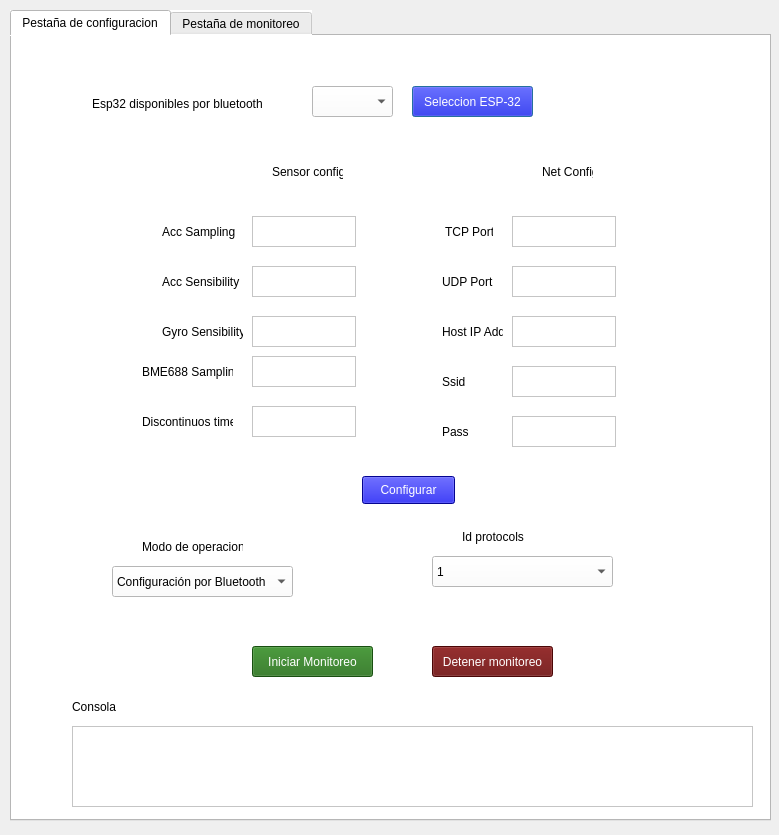
<?xml version="1.0" encoding="UTF-8"?>
<ui version="4.0">
 <class>Dialog</class>
 <widget class="QDialog" name="Dialog">
  <property name="geometry">
   <rect>
    <x>0</x>
    <y>0</y>
    <width>779</width>
    <height>835</height>
   </rect>
  </property>
  <property name="windowTitle">
   <string>Dialog</string>
  </property>
  <widget class="QTabWidget" name="Pestana_principal">
   <property name="geometry">
    <rect>
     <x>10</x>
     <y>10</y>
     <width>761</width>
     <height>811</height>
    </rect>
   </property>
   <property name="styleSheet">
    <string notr="true">background-color: rgb(255, 255, 255);</string>
   </property>
   <property name="currentIndex">
    <number>0</number>
   </property>
   <widget class="QWidget" name="tab">
    <attribute name="title">
     <string>Pestaña de configuracion</string>
    </attribute>
    <widget class="QComboBox" name="selec_esp">
     <property name="geometry">
      <rect>
       <x>300</x>
       <y>50</y>
       <width>81</width>
       <height>31</height>
      </rect>
     </property>
     <property name="styleSheet">
      <string notr="true">background-color: rgb(255, 255, 255);</string>
     </property>
    </widget>
    <widget class="QPushButton" name="boton_configuracion_3">
     <property name="geometry">
      <rect>
       <x>400</x>
       <y>50</y>
       <width>121</width>
       <height>31</height>
      </rect>
     </property>
     <property name="styleSheet">
      <string notr="true">background-color: rgb(5, 5, 203);
color: rgb(255, 255, 255);</string>
     </property>
     <property name="text">
      <string>Seleccion ESP-32</string>
     </property>
    </widget>
    <widget class="QPushButton" name="boton_configuracion">
     <property name="geometry">
      <rect>
       <x>350</x>
       <y>440</y>
       <width>93</width>
       <height>28</height>
      </rect>
     </property>
     <property name="styleSheet">
      <string notr="true">background-color: rgb(5, 5, 203);
color: rgb(255, 255, 255);</string>
     </property>
     <property name="text">
      <string>Configurar</string>
     </property>
    </widget>
    <widget class="QLabel" name="label_7">
     <property name="geometry">
      <rect>
       <x>150</x>
       <y>180</y>
       <width>81</width>
       <height>31</height>
      </rect>
     </property>
     <property name="text">
      <string>Acc Sampling</string>
     </property>
    </widget>
    <widget class="QTextEdit" name="text_acc_sampling">
     <property name="geometry">
      <rect>
       <x>240</x>
       <y>180</y>
       <width>104</width>
       <height>31</height>
      </rect>
     </property>
    </widget>
    <widget class="QTextEdit" name="text_acc_sensibity">
     <property name="geometry">
      <rect>
       <x>240</x>
       <y>230</y>
       <width>104</width>
       <height>31</height>
      </rect>
     </property>
    </widget>
    <widget class="QLabel" name="label_1">
     <property name="geometry">
      <rect>
       <x>80</x>
       <y>60</y>
       <width>181</width>
       <height>16</height>
      </rect>
     </property>
     <property name="styleSheet">
      <string notr="true">color: rgb(0, 0, 0);

</string>
     </property>
     <property name="text">
      <string>Esp32 disponibles por bluetooth</string>
     </property>
    </widget>
    <widget class="QLabel" name="label_9">
     <property name="geometry">
      <rect>
       <x>150</x>
       <y>230</y>
       <width>81</width>
       <height>31</height>
      </rect>
     </property>
     <property name="text">
      <string>Acc Sensibility</string>
     </property>
    </widget>
    <widget class="QTextEdit" name="text_gyro_sensibility">
     <property name="geometry">
      <rect>
       <x>240</x>
       <y>280</y>
       <width>104</width>
       <height>31</height>
      </rect>
     </property>
    </widget>
    <widget class="QLabel" name="label_11">
     <property name="geometry">
      <rect>
       <x>150</x>
       <y>280</y>
       <width>81</width>
       <height>31</height>
      </rect>
     </property>
     <property name="text">
      <string>Gyro Sensibility</string>
     </property>
    </widget>
    <widget class="QLabel" name="label_20">
     <property name="geometry">
      <rect>
       <x>130</x>
       <y>320</y>
       <width>91</width>
       <height>31</height>
      </rect>
     </property>
     <property name="text">
      <string>BME688 Sampling</string>
     </property>
    </widget>
    <widget class="QTextEdit" name="textEdit_18">
     <property name="geometry">
      <rect>
       <x>240</x>
       <y>320</y>
       <width>104</width>
       <height>31</height>
      </rect>
     </property>
    </widget>
    <widget class="QLabel" name="label_27">
     <property name="geometry">
      <rect>
       <x>130</x>
       <y>370</y>
       <width>91</width>
       <height>31</height>
      </rect>
     </property>
     <property name="text">
      <string>Discontinuos time</string>
     </property>
    </widget>
    <widget class="QTextEdit" name="text_disc_time">
     <property name="geometry">
      <rect>
       <x>240</x>
       <y>370</y>
       <width>104</width>
       <height>31</height>
      </rect>
     </property>
    </widget>
    <widget class="QTextEdit" name="text_tcp_port">
     <property name="geometry">
      <rect>
       <x>500</x>
       <y>180</y>
       <width>104</width>
       <height>31</height>
      </rect>
     </property>
     <property name="inputMethodHints">
      <set>Qt::ImhDigitsOnly</set>
     </property>
    </widget>
    <widget class="QLabel" name="label_8">
     <property name="geometry">
      <rect>
       <x>430</x>
       <y>180</y>
       <width>51</width>
       <height>31</height>
      </rect>
     </property>
     <property name="text">
      <string> TCP Port</string>
     </property>
    </widget>
    <widget class="QTextEdit" name="text_udp_port">
     <property name="geometry">
      <rect>
       <x>500</x>
       <y>230</y>
       <width>104</width>
       <height>31</height>
      </rect>
     </property>
    </widget>
    <widget class="QLabel" name="label_10">
     <property name="geometry">
      <rect>
       <x>430</x>
       <y>230</y>
       <width>61</width>
       <height>31</height>
      </rect>
     </property>
     <property name="text">
      <string>UDP Port</string>
     </property>
    </widget>
    <widget class="QTextEdit" name="text_host_ip">
     <property name="geometry">
      <rect>
       <x>500</x>
       <y>280</y>
       <width>104</width>
       <height>31</height>
      </rect>
     </property>
    </widget>
    <widget class="QLabel" name="label_12">
     <property name="geometry">
      <rect>
       <x>430</x>
       <y>280</y>
       <width>61</width>
       <height>31</height>
      </rect>
     </property>
     <property name="text">
      <string>Host IP Addr</string>
     </property>
    </widget>
    <widget class="QTextEdit" name="text_ssid">
     <property name="geometry">
      <rect>
       <x>500</x>
       <y>330</y>
       <width>104</width>
       <height>31</height>
      </rect>
     </property>
    </widget>
    <widget class="QLabel" name="label_26">
     <property name="geometry">
      <rect>
       <x>430</x>
       <y>330</y>
       <width>61</width>
       <height>31</height>
      </rect>
     </property>
     <property name="text">
      <string>Ssid</string>
     </property>
    </widget>
    <widget class="QTextEdit" name="text_pass">
     <property name="geometry">
      <rect>
       <x>500</x>
       <y>380</y>
       <width>104</width>
       <height>31</height>
      </rect>
     </property>
    </widget>
    <widget class="QLabel" name="label_28">
     <property name="geometry">
      <rect>
       <x>430</x>
       <y>380</y>
       <width>61</width>
       <height>31</height>
      </rect>
     </property>
     <property name="text">
      <string>Pass</string>
     </property>
    </widget>
    <widget class="QLabel" name="label_3">
     <property name="geometry">
      <rect>
       <x>530</x>
       <y>120</y>
       <width>51</width>
       <height>31</height>
      </rect>
     </property>
     <property name="text">
      <string>Net Config</string>
     </property>
    </widget>
    <widget class="QLabel" name="label_2">
     <property name="geometry">
      <rect>
       <x>260</x>
       <y>120</y>
       <width>71</width>
       <height>31</height>
      </rect>
     </property>
     <property name="text">
      <string>Sensor config</string>
     </property>
    </widget>
    <widget class="QTextEdit" name="consola_1">
     <property name="geometry">
      <rect>
       <x>60</x>
       <y>690</y>
       <width>681</width>
       <height>81</height>
      </rect>
     </property>
     <property name="styleSheet">
      <string notr="true">background-color: rgb(255, 255, 255);</string>
     </property>
    </widget>
    <widget class="QLabel" name="label_31">
     <property name="geometry">
      <rect>
       <x>60</x>
       <y>660</y>
       <width>141</width>
       <height>21</height>
      </rect>
     </property>
     <property name="styleSheet">
      <string notr="true">color: rgb(0, 0, 0);

</string>
     </property>
     <property name="text">
      <string>Consola</string>
     </property>
    </widget>
    <widget class="QPushButton" name="boton_inicio">
     <property name="geometry">
      <rect>
       <x>240</x>
       <y>610</y>
       <width>121</width>
       <height>31</height>
      </rect>
     </property>
     <property name="styleSheet">
      <string notr="true">background-color: rgb(34, 111, 22);
color: rgb(255, 255, 255);</string>
     </property>
     <property name="text">
      <string>Iniciar Monitoreo</string>
     </property>
    </widget>
    <widget class="QComboBox" name="selec_10">
     <property name="geometry">
      <rect>
       <x>100</x>
       <y>530</y>
       <width>181</width>
       <height>31</height>
      </rect>
     </property>
     <property name="styleSheet">
      <string notr="true">background-color: rgb(255, 255, 255);</string>
     </property>
     <item>
      <property name="text">
       <string>Configuración por Bluetooth </string>
      </property>
     </item>
     <item>
      <property name="text">
       <string>Configuración vía TCP en BD </string>
      </property>
     </item>
     <item>
      <property name="text">
       <string>Conexión TCP continua</string>
      </property>
     </item>
     <item>
      <property name="text">
       <string>Conexión TCP discontinua</string>
      </property>
     </item>
     <item>
      <property name="text">
       <string>Conexión UDP</string>
      </property>
     </item>
     <item>
      <property name="text">
       <string>BLE continua </string>
      </property>
     </item>
     <item>
      <property name="text">
       <string>BLE discontinua</string>
      </property>
     </item>
    </widget>
    <widget class="QLabel" name="label_29">
     <property name="geometry">
      <rect>
       <x>130</x>
       <y>500</y>
       <width>101</width>
       <height>21</height>
      </rect>
     </property>
     <property name="styleSheet">
      <string notr="true">color: rgb(0, 0, 0);

</string>
     </property>
     <property name="text">
      <string>Modo de operacion</string>
     </property>
    </widget>
    <widget class="QPushButton" name="boton_detener">
     <property name="geometry">
      <rect>
       <x>420</x>
       <y>610</y>
       <width>121</width>
       <height>31</height>
      </rect>
     </property>
     <property name="styleSheet">
      <string notr="true">background-color: rgb(103, 8, 8);
color: rgb(255, 255, 255);</string>
     </property>
     <property name="text">
      <string>Detener monitoreo</string>
     </property>
    </widget>
    <widget class="QComboBox" name="selec_11">
     <property name="geometry">
      <rect>
       <x>420</x>
       <y>520</y>
       <width>181</width>
       <height>31</height>
      </rect>
     </property>
     <property name="styleSheet">
      <string notr="true">background-color: rgb(255, 255, 255);</string>
     </property>
     <item>
      <property name="text">
       <string>1</string>
      </property>
     </item>
     <item>
      <property name="text">
       <string>2</string>
      </property>
     </item>
     <item>
      <property name="text">
       <string>3</string>
      </property>
     </item>
     <item>
      <property name="text">
       <string>4</string>
      </property>
     </item>
     <item>
      <property name="text">
       <string>5</string>
      </property>
     </item>
    </widget>
    <widget class="QLabel" name="label_30">
     <property name="geometry">
      <rect>
       <x>450</x>
       <y>490</y>
       <width>101</width>
       <height>21</height>
      </rect>
     </property>
     <property name="styleSheet">
      <string notr="true">color: rgb(0, 0, 0);

</string>
     </property>
     <property name="text">
      <string>Id protocols</string>
     </property>
    </widget>
   </widget>
   <widget class="QWidget" name="tab_2">
    <attribute name="title">
     <string>Pestaña de monitoreo</string>
    </attribute>
    <widget class="GraphicsLayoutWidget" name="plot1">
     <property name="geometry">
      <rect>
       <x>30</x>
       <y>60</y>
       <width>691</width>
       <height>141</height>
      </rect>
     </property>
     <property name="styleSheet">
      <string notr="true">background-color: rgb(0, 0, 0);</string>
     </property>
    </widget>
    <widget class="GraphicsLayoutWidget" name="plot2">
     <property name="geometry">
      <rect>
       <x>30</x>
       <y>230</y>
       <width>691</width>
       <height>141</height>
      </rect>
     </property>
     <property name="styleSheet">
      <string notr="true">background-color: rgb(0, 0, 0);</string>
     </property>
    </widget>
    <widget class="QLabel" name="label_21">
     <property name="geometry">
      <rect>
       <x>40</x>
       <y>610</y>
       <width>141</width>
       <height>21</height>
      </rect>
     </property>
     <property name="styleSheet">
      <string notr="true">color: rgb(0, 0, 0);

</string>
     </property>
     <property name="text">
      <string>Consola</string>
     </property>
    </widget>
    <widget class="QProgressBar" name="barra">
     <property name="geometry">
      <rect>
       <x>510</x>
       <y>700</y>
       <width>111</width>
       <height>16</height>
      </rect>
     </property>
     <property name="value">
      <number>24</number>
     </property>
    </widget>
    <widget class="QTextEdit" name="consola_4">
     <property name="geometry">
      <rect>
       <x>40</x>
       <y>640</y>
       <width>681</width>
       <height>81</height>
      </rect>
     </property>
     <property name="styleSheet">
      <string notr="true">background-color: rgb(255, 255, 255);</string>
     </property>
    </widget>
    <widget class="QComboBox" name="selec_plot1">
     <property name="geometry">
      <rect>
       <x>370</x>
       <y>20</y>
       <width>81</width>
       <height>31</height>
      </rect>
     </property>
     <property name="styleSheet">
      <string notr="true">background-color: rgb(255, 255, 255);</string>
     </property>
     <item>
      <property name="text">
       <string>Temperatura</string>
      </property>
     </item>
     <item>
      <property name="text">
       <string>humedad</string>
      </property>
     </item>
     <item>
      <property name="text">
       <string>Acc_x</string>
      </property>
     </item>
     <item>
      <property name="text">
       <string>Acc_y</string>
      </property>
     </item>
     <item>
      <property name="text">
       <string>Acc_z</string>
      </property>
     </item>
     <item>
      <property name="text">
       <string>RMS</string>
      </property>
     </item>
    </widget>
    <widget class="QLabel" name="label_23">
     <property name="geometry">
      <rect>
       <x>160</x>
       <y>20</y>
       <width>201</width>
       <height>31</height>
      </rect>
     </property>
     <property name="text">
      <string>Seleccionar variable a graficar en plot 1</string>
     </property>
    </widget>
    <widget class="QLabel" name="label_24">
     <property name="geometry">
      <rect>
       <x>160</x>
       <y>200</y>
       <width>201</width>
       <height>31</height>
      </rect>
     </property>
     <property name="text">
      <string>Seleccionar variable a graficar en plot 2</string>
     </property>
    </widget>
    <widget class="QComboBox" name="selec_plot2">
     <property name="geometry">
      <rect>
       <x>370</x>
       <y>200</y>
       <width>81</width>
       <height>31</height>
      </rect>
     </property>
     <property name="styleSheet">
      <string notr="true">background-color: rgb(255, 255, 255);</string>
     </property>
     <item>
      <property name="text">
       <string>Temperatura</string>
      </property>
     </item>
     <item>
      <property name="text">
       <string>humedad</string>
      </property>
     </item>
     <item>
      <property name="text">
       <string>Acc_x</string>
      </property>
     </item>
     <item>
      <property name="text">
       <string>Acc_y</string>
      </property>
     </item>
     <item>
      <property name="text">
       <string>Acc_z</string>
      </property>
     </item>
     <item>
      <property name="text">
       <string>RMS</string>
      </property>
     </item>
    </widget>
    <widget class="QComboBox" name="selec_plot3">
     <property name="geometry">
      <rect>
       <x>370</x>
       <y>370</y>
       <width>81</width>
       <height>31</height>
      </rect>
     </property>
     <property name="styleSheet">
      <string notr="true">background-color: rgb(255, 255, 255);</string>
     </property>
     <item>
      <property name="text">
       <string>Temperatura</string>
      </property>
     </item>
     <item>
      <property name="text">
       <string>humedad</string>
      </property>
     </item>
     <item>
      <property name="text">
       <string>Acc_x</string>
      </property>
     </item>
     <item>
      <property name="text">
       <string>Acc_y</string>
      </property>
     </item>
     <item>
      <property name="text">
       <string>Acc_z</string>
      </property>
     </item>
     <item>
      <property name="text">
       <string>RMS</string>
      </property>
     </item>
    </widget>
    <widget class="GraphicsLayoutWidget" name="plot3">
     <property name="geometry">
      <rect>
       <x>30</x>
       <y>400</y>
       <width>691</width>
       <height>141</height>
      </rect>
     </property>
     <property name="styleSheet">
      <string notr="true">background-color: rgb(0, 0, 0);</string>
     </property>
    </widget>
    <widget class="QLabel" name="label_25">
     <property name="geometry">
      <rect>
       <x>160</x>
       <y>370</y>
       <width>201</width>
       <height>31</height>
      </rect>
     </property>
     <property name="text">
      <string>Seleccionar variable a graficar en plot 3</string>
     </property>
    </widget>
    <widget class="QPushButton" name="boton_graficar">
     <property name="geometry">
      <rect>
       <x>330</x>
       <y>560</y>
       <width>93</width>
       <height>28</height>
      </rect>
     </property>
     <property name="styleSheet">
      <string notr="true">background-color: rgb(12, 85, 8);
color: rgb(255, 255, 255);</string>
     </property>
     <property name="text">
      <string>Graficar</string>
     </property>
    </widget>
   </widget>
  </widget>
 </widget>
 <customwidgets>
  <customwidget>
   <class>GraphicsLayoutWidget</class>
   <extends>QGraphicsView</extends>
   <header location="global">pyqtgraph</header>
  </customwidget>
 </customwidgets>
 <resources/>
 <connections/>
</ui>
